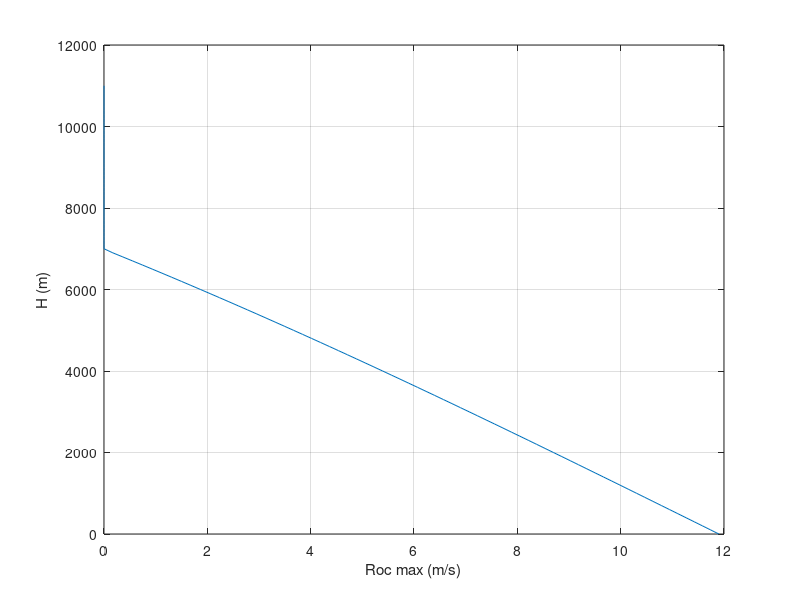

MATLAB code for this plot:
clc;
% ceiling
W= 8600 * 9.81; %MTOW
S= 38.8; 
e= 0.8; %raymer
AR= 8.351;
K= 1/(pi*e*AR);
CDo= 0.028; % CFD
eta=0.86;
etamech= 0.95;
H= 0:100:11000;
Pa= 2*1160*745*eta*etamech; %eta*Pes
%%
LD=zeros(1,length(H));
Roc=zeros(1,length(H));
rho=zeros(1,length(H));

for numh=1:length(H)
 h=H(numh);
 rho(numh)= 1.225*(1+((-0.0065*h)/288.16))^(-(9.81/(-0.0065*287.1))-1);
 LD(numh)= sqrt(1/(4*CDo*K));
 Roc(numh)= ((Pa*((rho(numh))/1.225)^0.7)/W)-((2/rho(numh))*(sqrt(K/(3*CDo)))*(sqrt(W/S)))*(1.155/LD(numh));
 if (Roc(numh)>=0)
     Roc(numh)== Roc(numh);
 else
      Roc(numh)= 0;
 end

end

figure(1)
plot(Roc,H)
grid on
xlabel('Roc max (m/s)')
ylabel('H (m)')
